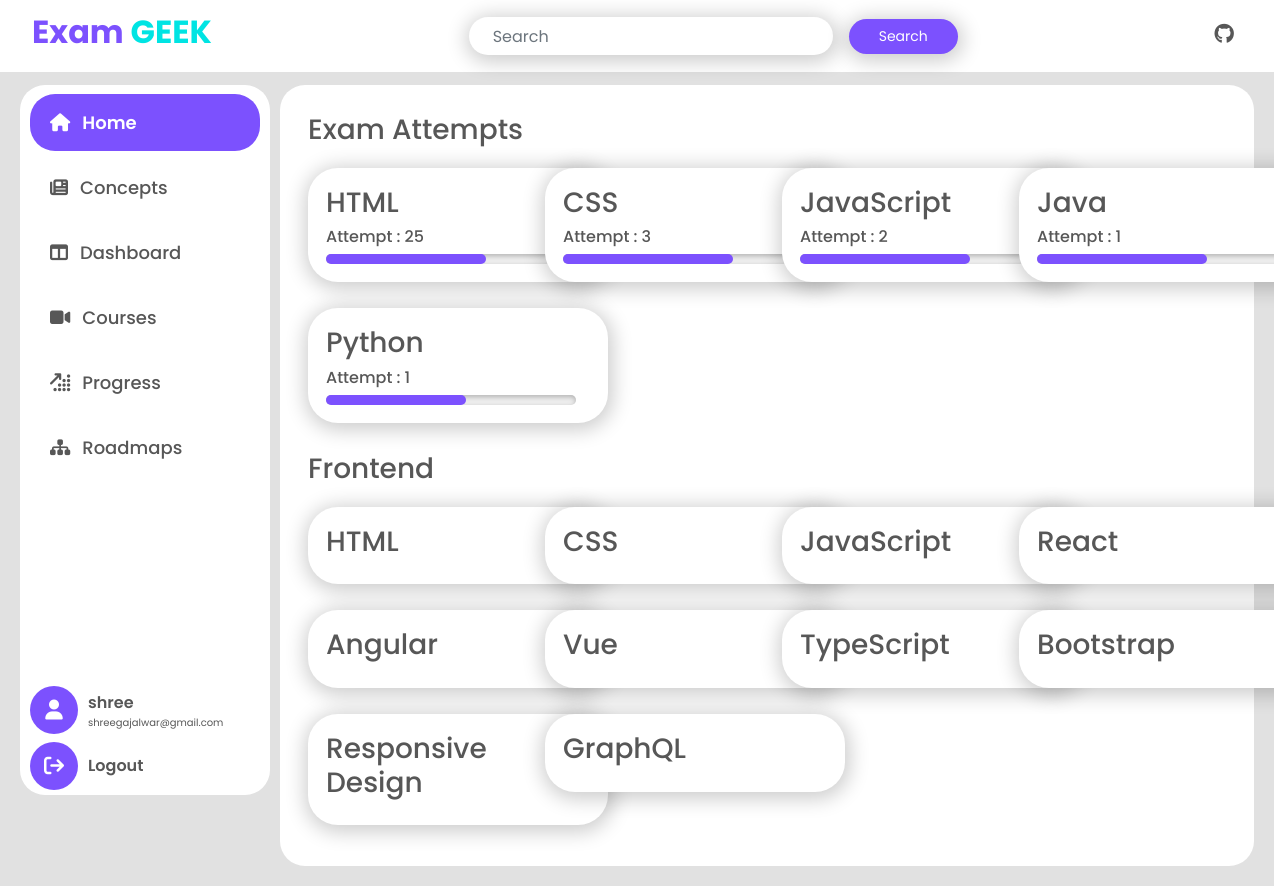
/progress/ (signed in), run on an earlier commit of the app's database.
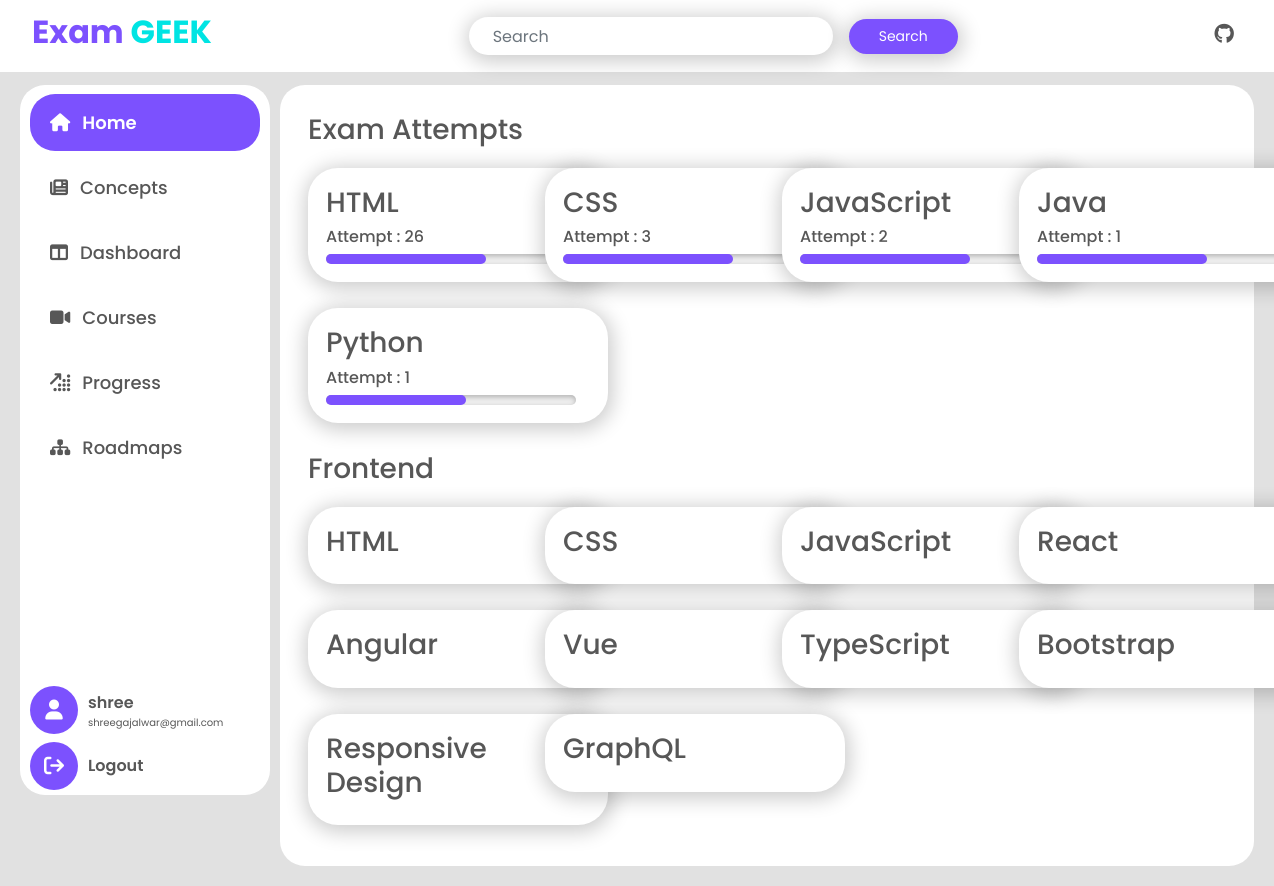
And on a later commit of the database.
### examapp/models.py (models this page shows, shortened)
class UserExam(models.Model):
    user = models.ForeignKey(User, on_delete=models.CASCADE)
    exam = models.ForeignKey(Exam, on_delete=models.CASCADE)
    score = models.IntegerField(default=0,null=True,blank=True)
    attempts = models.IntegerField(default=1)

class Exam(models.Model):
    title = models.ForeignKey(Skills,on_delete=models.CASCADE)
    description = models.TextField(null=True)

class Skills(models.Model):
    skill = models.CharField(max_length=255)
    def __str__(self):
        return self.skill

### examapp/views.py (the view)
# urls.py: path('progress/', views.progress, name='progress'),
@login_required
def progress(request):
    user = request.user
    roadmap = RoadMap.objects.get(user=user)
    skill = []
    if roadmap.roadmap != None:
        skillset = RoadMapList.objects.get(roadmap_name=roadmap.roadmap)
        skill = skillset.skill.all()
    user_exams = UserExam.objects.filter(user=user)
    if request.method == 'POST':
        form = ProfileForm(request.POST, instance=user.profile)
        if form.is_valid():
            form.save()
            return redirect('profile')
    else:
        form = ProfileForm(instance=user.profile)
    return render(request, 'examapp/progress.html', {
        'form': form,
        'user_exams': user_exams,
        "roadmap": roadmap.roadmap,
        "skillset": skill
    })

### examapp/forms.py
class ProfileForm(forms.ModelForm):
    class Meta:
        model = Profile
        fields = ['bio', 'location', 'birth_date']

### examapp/models.py (called while the page is built)
    def __str__(self):
        return str(self.roadmap_name)

### examapp/templates/examapp/progress.html (shortened to what this page needs)
{% extends 'base.html' %}
{% block content %}
    {% include 'sidebar.html'%}
    <div class="content">
        <div class="p-2">
            <h3 class="">Exam Attempts</h3>
            <div class="card-wrapper">
                <div class="row">
                    {% for user_exam in user_exams %}
                    <div class="col-md-3 my-2">
                        <div class="card p-2">
                            <div class="card-body">
                                <h3>{{ user_exam.exam.title.skill }}</h3>
                                <h6>Attempt : {{user_exam.attempts}}</h6>
                                <progress id="file" value="{{ user_exam.score }}" title="{{ user_exam.score }} % completed" max="100"> 32% </progress>
                            </div>
                        </div>
                    </div>
                    {% endfor %}
                </div>
            </div>
        </div>
        <div class="p-2">
            <h3>{{roadmap}}</h3>
            <div class="row">
            {% for user_exam in skillset %}
                <div class="col-md-3 my-2 col-sm-12">
                    <div class="card p-2">
                        <div class="card-body">
                            <div class="d-flex justify-content-between">
                                <h3>{{ user_exam }}</h3>
                            </div>
                        </div>
                    </div>
                </div>
            {% endfor %}
            </div>
        </div>
    </div>
{% endblock %}

What changed in the data, as far as the page shows it:
changed UserExam "HTML": attempts "25" → "26"
